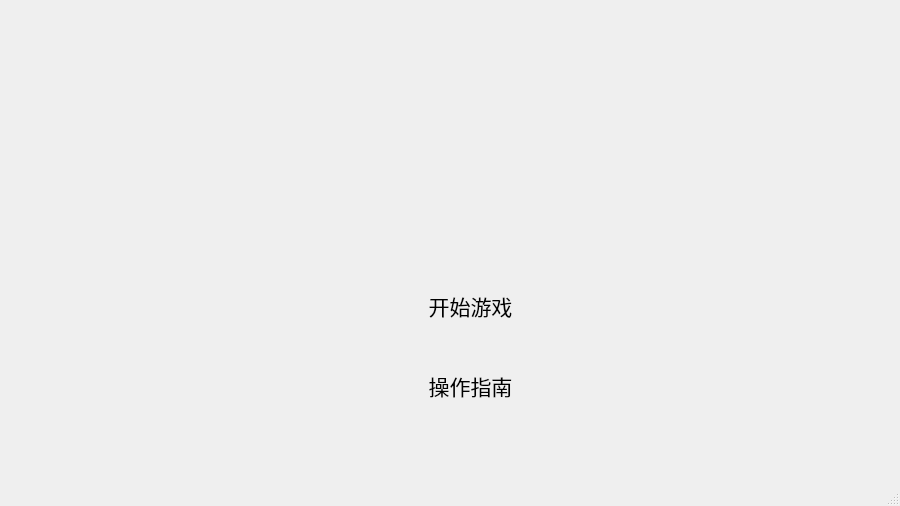
<?xml version="1.0" encoding="UTF-8"?>
<ui version="4.0">
 <class>mainsence1</class>
 <widget class="QMainWindow" name="mainsence1">
  <property name="geometry">
   <rect>
    <x>0</x>
    <y>0</y>
    <width>900</width>
    <height>506</height>
   </rect>
  </property>
  <property name="windowTitle">
   <string>MainWindow</string>
  </property>
  <property name="styleSheet">
   <string notr="true">background-image: url(:/new/prefix1/res/first_page(2).png);</string>
  </property>
  <widget class="QWidget" name="centralwidget">
   <widget class="QPushButton" name="pushButton">
    <property name="geometry">
     <rect>
      <x>400</x>
      <y>280</y>
      <width>141</width>
      <height>51</height>
     </rect>
    </property>
    <property name="font">
     <font>
      <pointsize>16</pointsize>
     </font>
    </property>
    <property name="styleSheet">
     <string notr="true">border:50</string>
    </property>
    <property name="text">
     <string>开始游戏</string>
    </property>
    <property name="iconSize">
     <size>
      <width>20</width>
      <height>20</height>
     </size>
    </property>
    <property name="autoRepeatDelay">
     <number>300</number>
    </property>
    <property name="autoRepeatInterval">
     <number>100</number>
    </property>
   </widget>
   <widget class="QPushButton" name="pushButton_2">
    <property name="geometry">
     <rect>
      <x>400</x>
      <y>360</y>
      <width>141</width>
      <height>51</height>
     </rect>
    </property>
    <property name="font">
     <font>
      <pointsize>16</pointsize>
     </font>
    </property>
    <property name="styleSheet">
     <string notr="true">border:50</string>
    </property>
    <property name="text">
     <string>操作指南</string>
    </property>
    <property name="iconSize">
     <size>
      <width>20</width>
      <height>20</height>
     </size>
    </property>
    <property name="autoRepeatDelay">
     <number>300</number>
    </property>
    <property name="autoRepeatInterval">
     <number>100</number>
    </property>
   </widget>
   <widget class="QPushButton" name="musicbutton">
    <property name="geometry">
     <rect>
      <x>830</x>
      <y>370</y>
      <width>41</width>
      <height>41</height>
     </rect>
    </property>
    <property name="styleSheet">
     <string notr="true">background-image: url(:/new/prefix1/res/voice.png);
border:50</string>
    </property>
    <property name="text">
     <string/>
    </property>
   </widget>
   <widget class="QPushButton" name="cancelButton">
    <property name="geometry">
     <rect>
      <x>830</x>
      <y>430</y>
      <width>41</width>
      <height>41</height>
     </rect>
    </property>
    <property name="styleSheet">
     <string notr="true">background-image: url(:/new/prefix1/res/cancel.png);border:50
</string>
    </property>
    <property name="text">
     <string/>
    </property>
   </widget>
  </widget>
  <widget class="QMenuBar" name="menubar">
   <property name="geometry">
    <rect>
     <x>0</x>
     <y>0</y>
     <width>900</width>
     <height>17</height>
    </rect>
   </property>
  </widget>
  <widget class="QStatusBar" name="statusbar"/>
 </widget>
 <resources/>
 <connections/>
</ui>
